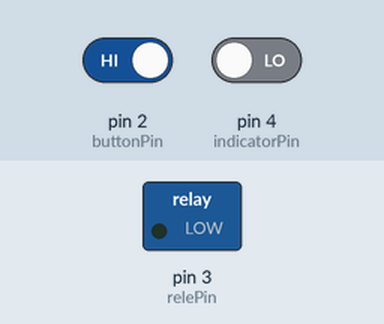
This sketch was run on a simulated Arduino Uno, built with avr-gcc and run on an emulated ATmega328P. On the bench: switched loads named in the sketch (green lamp = pin HIGH). The inputs (shaded band) are chosen by the test bench; at power-on: pin 2 (buttonPin) HIGH, pin 4 (indicatorPin) LOW.

Above: at 1.2 s.
1.3 s: pin 2 (buttonPin) driven LOW and pin 4 (indicatorPin) driven HIGH
At 2.1 s:
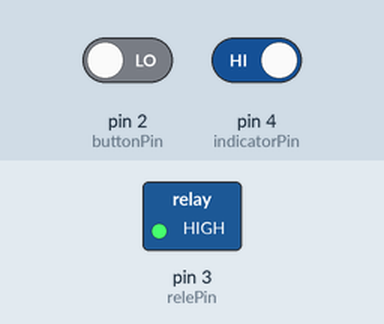
Timing chart, 0 to 4.3 s (numbered marks = the images above; inputs shaded):
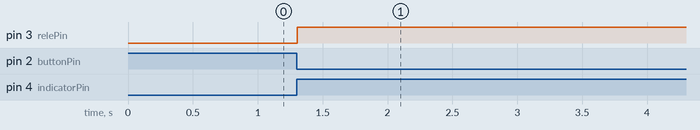

The sketch:

card.ino
```cpp
/*
 * Изделие №3
 * распаять
 * D3 rele
 * D4 Оптический датчик препятствия
 * D2 кнопка
 * 5в 4 слота
 * gnd 4 слота
 */

#include <Bounce2.h>

int buttonPin = 2;    //The pin location of the sensor
int relePin = 3;
int indicatorPin = 4;
Bounce bouncer;

void setup() //
{

  Serial.begin(9600);
  pinMode(relePin, OUTPUT);
  pinMode(indicatorPin, INPUT); //initializes digital pin 2 as an input

  pinMode(buttonPin, INPUT_PULLUP);
  bouncer = Bounce();
  bouncer.attach(buttonPin);
  bouncer.interval(5); // interval in ms
}


void unlock() {
  digitalWrite(relePin, HIGH);
}

void lock() {
  digitalWrite(relePin, LOW);
}

void loop () {

  int cardPresent = digitalRead(indicatorPin);
  bouncer.update();

  if (cardPresent > 0 && bouncer.fell()) {

      unlock();
      delay(60000);
      lock();
  }
}
```

Measured:
- after the input at 1.3 s, pin 3 (relePin): LOW → HIGH at once
